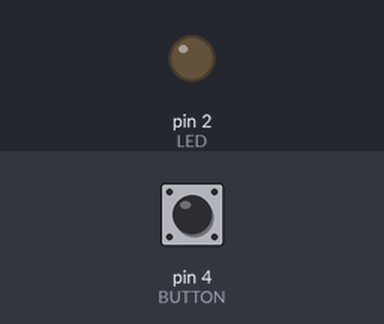
This sketch was run on a simulated Arduino Uno, built with avr-gcc and run on an emulated ATmega328P. Shown: output pins drawn as LEDs (lit = HIGH). Dashed ring = blinking. The test bench sets the inputs (shaded band); at power-on: pin 4 (BUTTON) HIGH.

Above: at 1.2 s.
1.3 s: pin 4 (BUTTON) pulled LOW for 3.2 s
At 2.1 s:
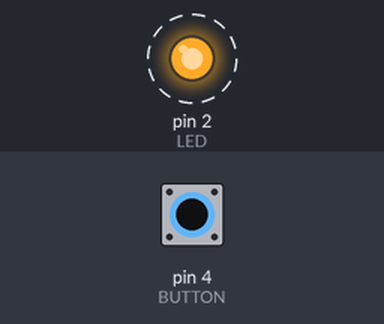
Timing chart, 0 to 5.8 s (numbered marks = the images above; inputs shaded):
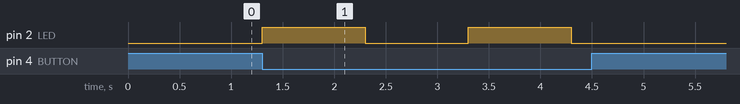

The sketch:

LED_Blinking_Button.ino
```cpp
#define LED 2
#define BUTTON 4

void setup() {
  pinMode(LED , OUTPUT);
  pinMode(BUTTON , INPUT_PULLUP);
}

void loop() {
  if (digitalRead(BUTTON) == LOW)
  {
    digitalWrite(LED , HIGH);
    delay(1000);
    digitalWrite(LED , LOW);
    delay(1000);
  }
  else
  {
    digitalWrite(LED , LOW);

  }

}
```

Measured:
- after the input at 1.3 s, pin 2 (LED): alternates HIGH for 1.0 s and LOW for 1.0 s, 4 changes in all, then stays LOW, starting at once
